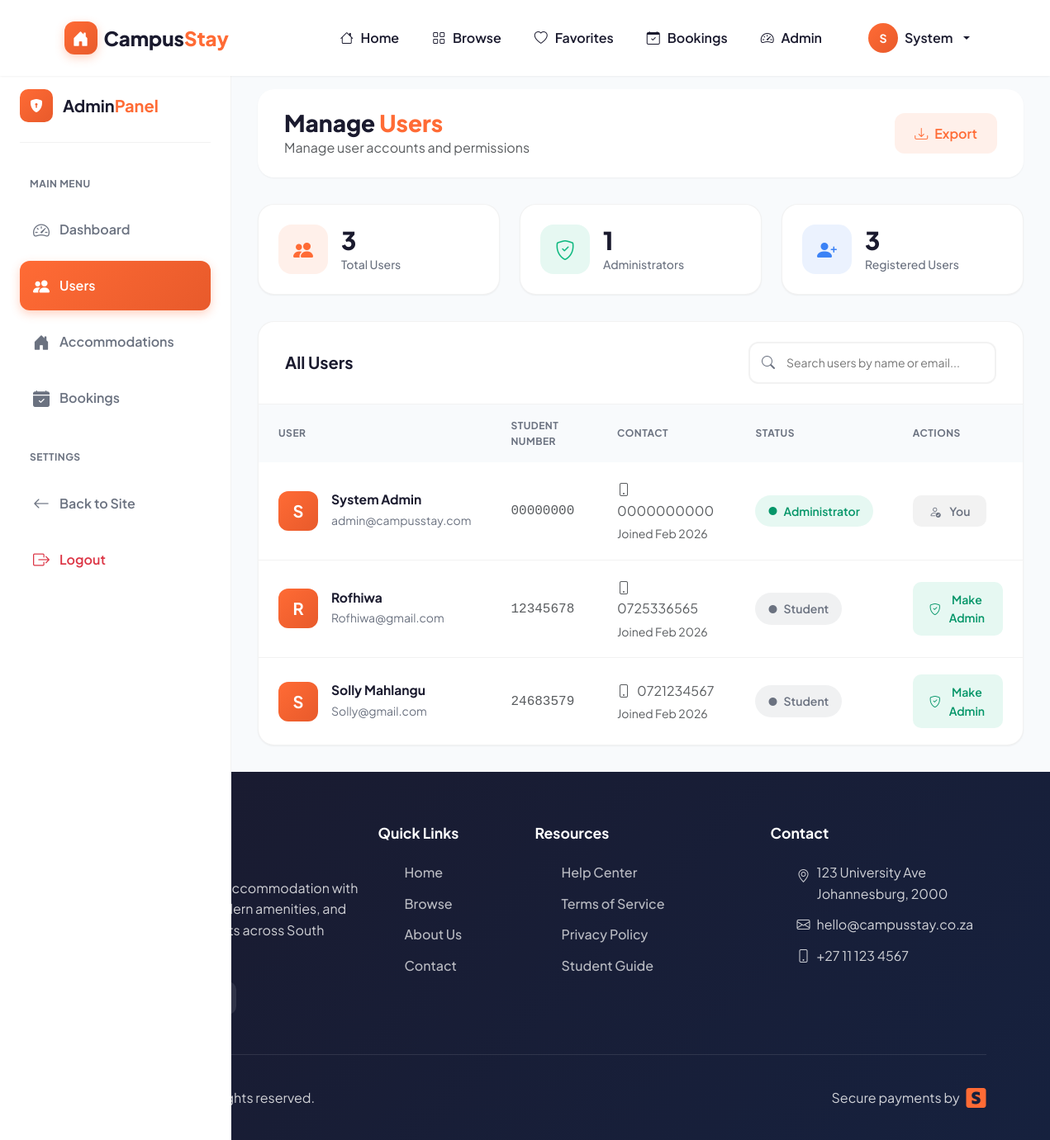
The app's page /admin/users (signed in) with its own data.
### models.py (models this page shows, shortened)
class User(UserMixin, db.Model):
    id = db.Column(db.Integer, primary_key=True)
    full_name = db.Column(db.String(100), nullable=False)
    email = db.Column(db.String(120), unique=True, nullable=False)
    student_number = db.Column(db.String(8), unique=True, nullable=False)
    id_number = db.Column(db.String(13), unique=True, nullable=False)
    phone = db.Column(db.String(10), nullable=False)
    password_hash = db.Column(db.String(128))
    is_admin = db.Column(db.Boolean, default=False)
    created_at = db.Column(db.DateTime, default=datetime.utcnow)
    bookings = db.relationship('Booking', backref='user', lazy=True)
    reviews = db.relationship('Review', backref='user', lazy=True)
    favorites = db.relationship('Favorite', backref='user', lazy=True)

### app.py (the view)
@app.route('/admin/users')
@login_required
def admin_users():
    if not current_user.is_admin:
        flash('Access denied.', 'danger')
        return redirect(url_for('index'))
    try:
        users = User.query.all()
        return render_template('admin/users.html', users=users)
    except Exception as e:
        app.logger.error(f'Error loading users: {e}')
        flash('Error loading users.', 'danger')
        return redirect(url_for('admin_dashboard'))

### templates/admin/users.html (shortened to what this page needs)
{% extends "base.html" %}
{% block content %}
<div class="admin-wrapper">
    <aside class="admin-sidebar" id="adminSidebar">
        <div class="admin-brand">
            <div class="admin-brand-icon">
                <i class="bi bi-shield-lock-fill"></i>
            </div>
            <div class="admin-brand-text">Admin<span>Panel</span></div>
        </div>
        <div class="nav-section">
            <p class="nav-section-title">Main Menu</p>
            <ul class="admin-nav">
                <li class="admin-nav-item">
                    <a class="admin-nav-link" href="{{ url_for('admin_dashboard') }}">
                        <i class="bi bi-speedometer2"></i>
                        Dashboard
                    </a>
                </li>
                <li class="admin-nav-item">
                    <a class="admin-nav-link active" href="{{ url_for('admin_users') }}">
                        <i class="bi bi-people-fill"></i>
                        Users
                    </a>
                </li>
                <li class="admin-nav-item">
                    <a class="admin-nav-link" href="{{ url_for('admin_dashboard') }}">
                        <i class="bi bi-house-door-fill"></i>
                        Accommodations
                    </a>
                </li>
                <li class="admin-nav-item">
                    <a class="admin-nav-link" href="{{ url_for('admin_bookings') }}">
                        <i class="bi bi-calendar-check-fill"></i>
                        Bookings
                    </a>
                </li>
            </ul>
        </div>
        <div class="nav-section">
            <p class="nav-section-title">Settings</p>
            <ul class="admin-nav">
                <li class="admin-nav-item">
                    <a class="admin-nav-link" href="{{ url_for('index') }}">
                        <i class="bi bi-arrow-left"></i>
                        Back to Site
                    </a>
                </li>
                <li class="admin-nav-item">
                    <a class="admin-nav-link text-danger" href="{{ url_for('logout') }}">
                        <i class="bi bi-box-arrow-right"></i>
                        Logout
                    </a>
                </li>
            </ul>
        </div>
    </aside>
    <main class="admin-main">
        <div class="admin-header">
            <div>
                <h1 class="admin-title">Manage <span>Users</span></h1>
                <p class="text-muted mb-0">Manage user accounts and permissions</p>
            </div>
            <div class="admin-actions">
                <button class="btn-admin" onclick="exportUsers()">
                    <i class="bi bi-download"></i>
                    Export
                </button>
            </div>
        </div>
        <div class="stats-grid">
            <div class="stat-card">
                <div class="stat-icon users">
                    <i class="bi bi-people-fill"></i>
                </div>
                <div class="stat-info">
                    <h3>{{ users|length }}</h3>
                    <p>Total Users</p>
                </div>
            </div>
            <div class="stat-card">
                <div class="stat-icon admins">
                    <i class="bi bi-shield-check"></i>
                </div>
                <div class="stat-info">
                    <h3>{{ users|selectattr('is_admin', 'equalto', true)|list|length }}</h3>
                    <p>Administrators</p>
                </div>
            </div>
            <div class="stat-card">
                <div class="stat-icon new">
                    <i class="bi bi-person-plus-fill"></i>
                </div>
                <div class="stat-info">
                    <h3>{{ users|selectattr('created_at')|list|length }}</h3>
                    <p>Registered Users</p>
                </div>
            </div>
        </div>
        <div class="table-container">
            <div class="table-header">
                <h3 class="table-title">All Users</h3>
                <div class="search-box">
                    <i class="bi bi-search"></i>
                    <input type="text" id="userSearch" placeholder="Search users by name or email..." onkeyup="searchUsers()">
                </div>
            </div>
            <table class="custom-table" id="usersTable">
                <thead>
                    <tr>
                        <th>User</th>
                        <th>Student Number</th>
                        <th>Contact</th>
                        <th>Status</th>
                        <th>Actions</th>
                    </tr>
                </thead>
                <tbody>
                    {% for user in users %}
                    <tr>
                        <td>
                            <div class="user-cell">
                                <div class="user-avatar-large">
                                    {{ user.full_name[0] }}
                                </div>
                                <div class="user-info">
                                    <h4>{{ user.full_name }}</h4>
                                    <p>{{ user.email }}</p>
                                </div>
                            </div>
                        </td>
                        <td>
                            <span class="font-monospace text-muted">{{ user.student_number }}</span>
                        </td>
                        <td>
                            <div class="d-flex flex-column">
                                <span class="text-muted"><i class="bi bi-phone me-2"></i>{{ user.phone }}</span>
                                <small class="text-muted mt-1">Joined {{ user.created_at.strftime('%b %Y') if user.created_at else 'Recently' }}</small>
                            </div>
                        </td>
                        <td>
                            {% if user.is_admin %}
                                <span class="status-badge admin">
                                    <i class="bi bi-circle-fill"></i>
                                    Administrator
                                </span>
                            {% else %}
                                <span class="status-badge user">
                                    <i class="bi bi-circle-fill"></i>
                                    Student
                                </span>
                            {% endif %}
                        </td>
                        <td>
                            {% if user.id != current_user.id %}
                                <div class="action-btns">
                                    {% if user.is_admin %}
                                        <form method="POST" action="{{ url_for('admin_demote_user', id=user.id) }}" style="display: inline;" onsubmit="return confirmAction('demote', '{{ user.full_name }}')">
                                            <button type="submit" class="btn-action btn-demote">
                                                <i class="bi bi-arrow-down-circle"></i>
                                                Demote
                                            </button>
                                        </form>
                                    {% else %}
                                        <form method="POST" action="{{ url_for('admin_promote_user', id=user.id) }}" style="display: inline;" onsubmit="return confirmAction('promote', '{{ user.full_name }}')">
                                            <button type="submit" class="btn-action btn-promote">
                                                <i class="bi bi-shield-check"></i>
                                                Make Admin
                                            </button>
                                        </form>
                                    {% endif %}
                                </div>
                            {% else %}
                                <span class="btn-disabled">
                                    <i class="bi bi-person-check me-2"></i>
                                    You
                                </span>
                            {% endif %}
                        </td>
                    </tr>
                    {% endfor %}
                </tbody>
            </table>
        </div>
    </main>
</div>
{% endblock %}

### templates/base.html (shortened to what this page needs)
<!DOCTYPE html>
<html lang="en" data-bs-theme="light">
<head>
    <link href="https://cdn.jsdelivr.net/npm/bootstrap@5.3.2/dist/css/bootstrap.min.css" rel="stylesheet">
    <link rel="stylesheet" href="https://cdn.jsdelivr.net/npm/bootstrap-icons@1.11.0/font/bootstrap-icons.css">
</head>
<body>
    <nav class="navbar navbar-expand-lg fixed-top">
    <div class="container">
        <a class="navbar-brand" href="{{ url_for('index') }}">
            <div class="brand-icon">
                <i class="bi bi-house-door-fill"></i>
            </div>
            <span class="brand-text">Campus<span>Stay</span></span>
        </a>
        <div class="collapse navbar-collapse" id="navbarNav">
            <ul class="navbar-nav ms-auto align-items-lg-center">
                <li class="nav-item">
                    <a class="nav-link {{ 'active' if request.endpoint == 'index' }}"
                       href="{{ url_for('index') }}">
                        <i class="bi bi-house"></i> Home
                    </a>
                </li>
                <li class="nav-item">
                    <a class="nav-link {{ 'active' if request.endpoint == 'accommodations' }}"
                       href="{{ url_for('accommodations') }}">
                        <i class="bi bi-grid"></i> Browse
                    </a>
                </li>
                <li class="nav-item">
                    <a class="nav-link {{ 'active' if request.endpoint == 'favorites' }}"
                       href="{{ url_for('favorites') }}">
                        <i class="bi bi-heart"></i> Favorites
                    </a>
                </li>
                <li class="nav-item">
                    <a class="nav-link {{ 'active' if request.endpoint == 'my_bookings' }}"
                       href="{{ url_for('my_bookings') }}">
                        <i class="bi bi-calendar-check"></i> Bookings
                    </a>
                </li>
                {% if current_user.is_authenticated and current_user.is_admin %}
                <li class="nav-item">
                    <a class="nav-link {{ 'active' if request.endpoint == 'admin_dashboard' }}"
                       href="{{ url_for('admin_dashboard') }}">
                        <i class="bi bi-speedometer2"></i> Admin
                    </a>
                </li>
                {% endif %}
                {% if current_user.is_authenticated %}
                    <li class="nav-item dropdown ms-lg-3">
                        <a class="nav-link dropdown-toggle d-flex align-items-center gap-2"
                           href="#" role="button" data-bs-toggle="dropdown">
                            <div class="user-avatar">
                                {{ current_user.full_name[0] }}
                            </div>
                            <span class="d-none d-lg-inline">
                                {{ current_user.full_name.split()[0] }}
                            </span>
                        </a>
                    </li>
                {% endif %}
            </ul>
        </div>
    </div>
</nav>
    <main class="{% block main_class %}{% endblock %}">
        {% block content %}{% endblock %}
    </main>
    <footer class="footer">
        <div class="container">
            <div class="row g-4">
                <div class="col-lg-4">
                    <a class="footer-brand d-flex align-items-center gap-2 mb-4" href="{{ url_for('index') }}">
                        <div class="brand-icon">
                        </div>
                        <span>Campus<span>Stay</span></span>
                    </a>
                    <p class="mb-4">Find your perfect student accommodation with ease. Quality housing, modern amenities, and secure booking for students across South Africa.</p>
                    <div class="social-links">
                        <a href="#" aria-label="Facebook"></a>
                        <a href="#" aria-label="Twitter"></a>
                        <a href="#" aria-label="Instagram"></a>
                        <a href="#" aria-label="LinkedIn"></a>
                    </div>
                </div>
                <div class="col-lg-2 col-md-4">
                    <h5 class="footer-heading">Quick Links</h5>
                    <ul class="footer-links">
                        <li><a href="{{ url_for('index') }}">Home</a></li>
                        <li><a href="{{ url_for('accommodations') }}">Browse</a></li>
                        <li><a href="#">About Us</a></li>
                        <li><a href="#">Contact</a></li>
                    </ul>
                </div>
                <div class="col-lg-3 col-md-4">
                    <h5 class="footer-heading">Resources</h5>
                    <ul class="footer-links">
                        <li><a href="#">Help Center</a></li>
                        <li><a href="#">Terms of Service</a></li>
                        <li><a href="#">Privacy Policy</a></li>
                        <li><a href="#">Student Guide</a></li>
                    </ul>
                </div>
                <div class="col-lg-3 col-md-4">
                    <h5 class="footer-heading">Contact</h5>
                    <ul class="footer-links">
                        <li class="d-flex align-items-start gap-2">
                            <i class="bi bi-geo-alt mt-1"></i>
                            <span>123 University Ave<br>Johannesburg, 2000</span>
                        </li>
                        <li class="d-flex align-items-center gap-2">
                            <i class="bi bi-envelope"></i>
                            <span>hello@campusstay.co.za</span>
                        </li>
                        <li class="d-flex align-items-center gap-2">
                            <i class="bi bi-phone"></i>
                            <span>+27 11 123 4567</span>
                        </li>
                    </ul>
                </div>
            </div>
            <div class="footer-bottom d-flex flex-column flex-md-row justify-content-between align-items-center gap-3">
                <p class="mb-0">&copy; 2024 CampusStay. All rights reserved.</p>
                <p class="mb-0 d-flex align-items-center gap-2">
                    Secure payments by
                    <i class="bi bi-stripe fs-4" style="color: var(--primary-orange);"></i>
                </p>
            </div>
        </div>
    </footer>
</body>
</html>

### records on screen
User: full_name "S", full_name "System", full_name "System Admin", email "admin@campusstay.com", student_number "00000000", phone "0000000000", created_at "Feb 2026", is_admin True (drawn), shows "You"
User: full_name "R", full_name "Rofhiwa", email "Rofhiwa@gmail.com", student_number "12345678", phone "0725336565", created_at "Feb 2026", is_admin False (drawn)
User: full_name "S", full_name "Solly Mahlangu", email "Solly@gmail.com", student_number "24683579", phone "0721234567", created_at "Feb 2026", is_admin False (drawn)

### other values on screen
{{ users|length }} "3"
{{ users|selectattr('is_admin', 'equalto', true)|list|length }} "1"
{{ users|selectattr('created_at')|list|length }} "3"
